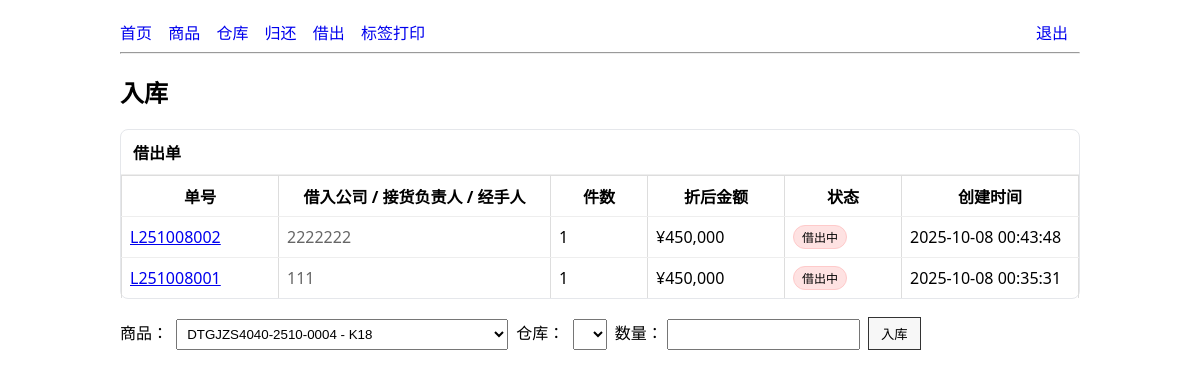
Page /inbound (signed in) on the committed database.
### tables this page shows
CREATE TABLE loan_orders (
  id           INTEGER PRIMARY KEY AUTOINCREMENT,
  loan_no      TEXT NOT NULL UNIQUE,         -- 单号，如 L251007001
  company      TEXT,                          -- 借入公司
  receiver     TEXT,                          -- 接货负责人
  handler      TEXT,                          -- 本公司经手人
  discount     REAL NOT NULL DEFAULT 1.0,     -- 0~1
  total_qty    INTEGER NOT NULL DEFAULT 0,
  total_amount INTEGER NOT NULL DEFAULT 0,    -- 折后合计（整数日元）
  status       TEXT NOT NULL DEFAULT '借出中',-- 借出中 / 已归还 / 部分归还
  created_at   TEXT                           -- 本地时间：由应用层写入 'YYYY-MM-DD HH:MM:SS'
);

### api/routes_inventory.py (the view)
@router.get("/inbound", response_class=HTMLResponse)
def inbound_page(request: Request, user=Depends(current_user)):
    inv, _ = get_services()
    prods = inv.list_products()
    with inv.db.connect() as conn:
        cur = conn.cursor()
        cur.execute("SELECT * FROM warehouses ORDER BY id DESC")
        whs = [dict(r) for r in cur.fetchall()]
    loans = _list_loans_for_inbound(inv.db, 50)
    return request.app.templates.TemplateResponse(
        "inbound.html",
        {"request": request, "user": user, "products": prods, "warehouses": whs, "loans": loans}
    )

### api/templates/inbound.html (shortened to what this page needs)
{% extends "base.html" %}
{% block content %}
<h2>入库</h2>
<div class="folder-list">
  <div style="padding:10px 12px;border-bottom:1px solid #eee;font-weight:700">借出单</div>
  <table>
    <thead>
      <tr>
        <th style="width:140px">单号</th>
        <th>借入公司 / 接货负责人 / 经手人</th>
        <th style="width:80px">件数</th>
        <th style="width:120px">折后金额</th>
        <th style="width:100px">状态</th>
        <th style="width:160px">创建时间</th>
      </tr>
    </thead>
    <tbody>
      {% for o in loans %}
      <tr>
        <td><a href="/loans/{{ o.id }}">{{ o.loan_no }}</a></td>
        <td class="muted">{{ o.company or '' }}{% if o.receiver %} / {{ o.receiver }}{% endif %}{% if o.handler %} / {{ o.handler }}{% endif %}</td>
        <td>{{ o.total_qty }}</td>
        <td>¥{{ o.amount_fmt }}</td>
        <td>
          {% if o.status == '借出中' %}
            <span class="badge red">借出中</span>
          {% else %}
            <span class="badge">已归还</span>
          {% endif %}
        </td>
        <td>{{ o.created_at }}</td>
      </tr>
      {% endfor %}
    </tbody>
  </table>
</div>
<form method="post" action="/inbound" style="margin-top:16px">
  <label>商品：
    <select name="product_id" required>
      {% for p in products %}<option value="{{ p.id }}">{{ p.sku }} - {{ p.name }}</option>{% endfor %}
    </select>
  </label>
  <label>仓库：
    <select name="wh_id" required>
    </select>
  </label>
  <label>数量：<input name="qty" type="number" step="0.01" required></label>
  <button class="btn" type="submit">入库</button>
</form>
{% endblock %}

### api/templates/base.html (shortened to what this page needs)
<!doctype html>
<html>
<head>
</head>
<body>
<header>
  <a href="/dashboard">首页</a>
  <a href="/products">商品</a>
  <a href="/warehouses">仓库</a>
  <a href="/inbound">归还</a>
  <a href="/outbound">借出</a>
  <a href="/labels">标签打印</a>
  <a href="/logout" style="float:right">退出</a>
</header>
<hr>
{% block content %}{% endblock %}
</body>
</html>

### api/templates/base.html (style rules this page uses)
body { font-family:ui-sans-serif,system-ui,Arial;padding:20px;max-width:960px;margin:auto }
header a { margin-right:12px;text-decoration:none }
form input,select { padding:6px;margin:4px }
table { border-collapse:collapse;width:100% }
th,td { border:1px solid #ddd;padding:8px }
.btn { padding:6px 12px;border:1px solid #333;background:#f7f7f7;cursor:pointer }

### api/templates/inbound.html (style rules this page uses)
.folder-list { margin:10px 0;border:1px solid #e5e7eb;border-radius:8px }
.folder-list table { width:100%;border-collapse:collapse }
.folder-list th,.folder-list td { border-bottom:1px solid #eee;padding:8px }
.folder-list tr:last-child td { border-bottom:0 }
.badge { display:inline-block;padding:2px 8px;border-radius:999px;font-size:12px;border:1px solid #ddd;background:#f9fafb }
.badge.red { background:#fee2e2;border-color:#fecaca }
.muted { color:#666 }

### rows in the picture
loan_orders: loan_no "L251008002", company "2222222", total_qty "1", amount_fmt "450,000", status "借出中", created_at "2025-10-08 00:43:48"
loan_orders: loan_no "L251008001", company "111", total_qty "1", amount_fmt "450,000", status "借出中", created_at "2025-10-08 00:35:31"

### other values in the picture
form field product_id "DTGJZS4040-2510-0004 - K18"
